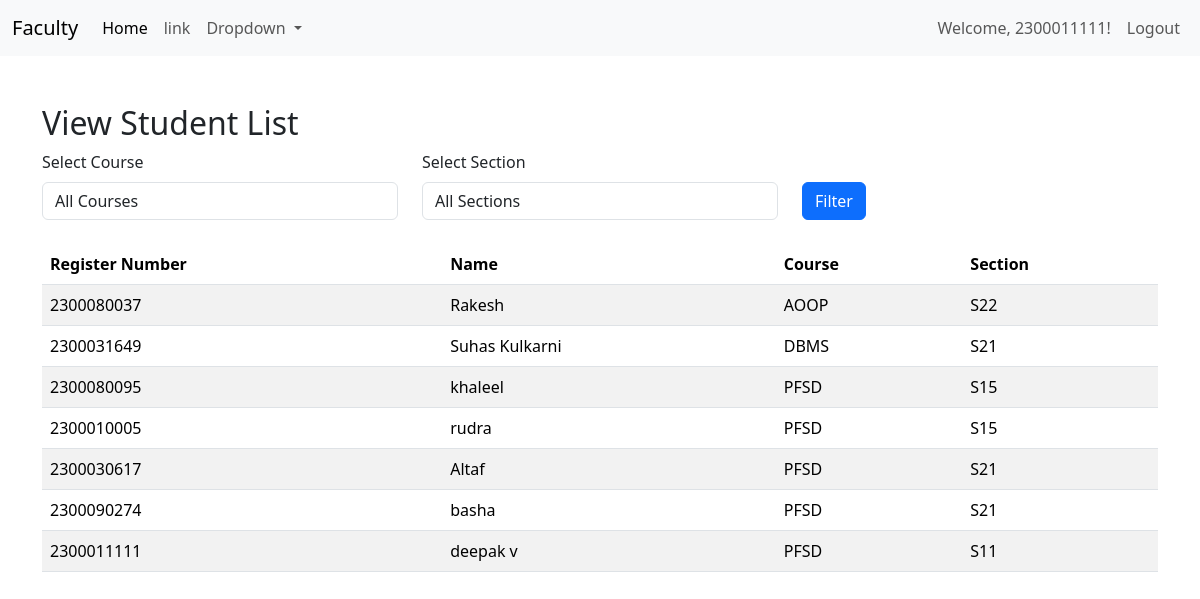
Screenshot of /facultyapp/view_student_list/ (signed in) with the database file from the repository.
### adminapp/models.py (models this page shows, shortened)
class StudentList(models.Model):
    Register_Number = models.CharField(max_length=10,unique=True)
    Name = models.CharField(max_length=100)
    user = models.OneToOneField(User,on_delete=models.CASCADE,null=True)

### facultyapp/models.py (models this page shows)
class addcourse(models.Model):
    COURSE_CHOICES = [
        ('AOOP',"ADVANCED OBJECT ORIENTED PROGRAMMING"),
        ("CTOD","COMPUTATIONAL THINKING FOR OBJECT DESIGN"),
        ("CTOOD","COMPUTATIONAL THINKING FOR OBJECT ORIENTED DESIGN"),
        ("PFSD","PYTHON FULL STACK WEB DEVELOPMENT"),
        ("DBMS","DATABASE MANAGEMENT SYSTEM"),
        ("DSS","DATA SCIENCE AND STATISTICS"),
    ]
    SECTION_CHOICES = [
        ('S11','SECTION S11'),
        ('S12','SECTION S12'),
        ('S13','SECTION S13'),
        ('S14','SECTION S14'),
        ('S15','SECTION S15'),
        ('S21','SECTION S21'),
        ('S22','SECTION S22'),
        ('S23','SECTION S23'),
        ('S24','SECTION S24'),
        ('S25','SECTION S25'),
    ]
    student = models.ForeignKey(StudentList,on_delete=models.CASCADE)
    course = models.CharField(max_length=50,choices=COURSE_CHOICES)
    section = models.CharField(max_length=50,choices=SECTION_CHOICES)

### facultyapp/views.py (the view)
# urls.py: path('view_student_list/', views.view_student_list, name='view_student_list'),
def view_student_list(request):
    course = request.GET.get('course')
    section = request.GET.get('section')
    student_courses = addcourse.objects.all()
    if course:
        student_courses = student_courses.filter(course=course)
    if section:
        student_courses = student_courses.filter(section=section)
    students = StudentList.objects.filter(id__in=student_courses.values('student_id'))
    course_choices = addcourse.COURSE_CHOICES
    section_choices = addcourse.SECTION_CHOICES
    context = {
        'students': students,
        'course_choices': course_choices,
        'section_choices': section_choices,
        'selected_course': course,
        'selected_section': section,
    }
    return render(request, 'facultyapp/view_student_list.html', context)

### templates/facultyapp/view_student_list.html (shortened to what this page needs)
{% extends 'Navbar/FacultyNavbar.html' %}
{% load static %}
{% block body %}
    <div class="container mt-5">
        <h2>View Student List</h2>
        <form method="get" class="mb-4">
            <div class="row">
                <div class="col-md-4">
                    <label for="course" class="form-label">Select Course</label>
                    <select name="course" id="course" class="form-control">
                        <option value="">All Courses</option>
                    </select>
                </div>
                <div class="col-md-4">
                    <label for="section" class="form-label">Select Section</label>
                    <select name="section" id="section" class="form-control">
                        <option value="">All Sections</option>
                    </select>
                </div>
                <div class="col-md-4 mt-4">
                    <button type="submit" class="btn btn-primary mt-2">Filter</button>
                </div>
            </div>
        </form>
        <table class="table table-striped">
            <thead>
                <tr>
                    <th>Register Number</th>
                    <th>Name</th>
                    <th>Course</th>
                    <th>Section</th>
                </tr>
            </thead>
            <tbody>
                {% if students %}
                    {% for student in students %}
                        <tr>
                            <td>{{ student.Register_Number }}</td>
                            <td>{{ student.Name }}</td>
                            <td>{{ student.addcourse_set.first.course }}</td>
                            <td>{{ student.addcourse_set.first.section }}</td>
                        </tr>
                    {% endfor %}
                {% else %}
                    <tr>
                        <td colspan="4" class="text-center">No students found.</td>
                    </tr>
                {% endif %}
            </tbody>
        </table>
    </div>
{% endblock %}

### templates/Navbar/FacultyNavbar.html (shortened to what this page needs)
<!DOCTYPE html>
<html lang="en">
<head>
    <link href="https://cdn.jsdelivr.net/npm/bootstrap@5.3.3/dist/css/bootstrap.min.css" rel="stylesheet">
</head>
<body>
<nav class="navbar navbar-expand-lg bg-body-tertiary">
  <div class="container-fluid">
    <a class="navbar-brand" href="{% url 'facultyapp:facultyhomepage' %}">Faculty</a>
    <div class="collapse navbar-collapse" id="navbarSupportedContent">
      <ul class="navbar-nav me-auto mb-2 mb-lg-0">
        <li class="nav-item">
          <a class="nav-link active" aria-current="page" href="{% url 'facultyapp:facultyhomepage' %}">Home</a>
        </li>
        <li class="nav-item">
          <a class="nav-link" href="#">link</a>
        </li>
        <li class="nav-item dropdown">
          <a class="nav-link dropdown-toggle" href="#" role="button" data-bs-toggle="dropdown" aria-expanded="false">
            Dropdown
          </a>
        </li>
      </ul>
      <ul class="navbar-nav mb-2 mb-lg-0">
        {% if user.is_authenticated %}
        <li class="nav-item">
          <span class="nav-link">Welcome, {{ user.username }}!</span>
        </li>
        <li class="nav-item">
          <a class="nav-link" href="{% url 'logout' %}">Logout</a>
        </li>
        {% else %}
        <li class="nav-item">
          <a class="nav-link" href="{% url 'login' %}">Login</a>
        </li>
        {% endif %}
      </ul>
    </div>
  </div>
</nav>
{% block body %}
{% endblock %}
</body>
</html>

### rows the page displays
StudentList: Register_Number "2300080037", Name "Rakesh", addcourse_set.first.course "AOOP", addcourse_set.first.section "S22"
StudentList: Register_Number "2300031649", Name "Suhas Kulkarni", addcourse_set.first.course "DBMS", addcourse_set.first.section "S21"
StudentList: Register_Number "2300080095", Name "khaleel", addcourse_set.first.course "PFSD", addcourse_set.first.section "S15"
StudentList: Register_Number "2300010005", Name "rudra", addcourse_set.first.course "PFSD", addcourse_set.first.section "S15"
StudentList: Register_Number "2300030617", Name "Altaf", addcourse_set.first.course "PFSD", addcourse_set.first.section "S21"
StudentList: Register_Number "2300090274", Name "basha", addcourse_set.first.course "PFSD", addcourse_set.first.section "S21"
StudentList: Register_Number "2300011111", Name "deepak v", addcourse_set.first.course "PFSD", addcourse_set.first.section "S11"

### other values shown
{{ user.username }} "2300011111"
